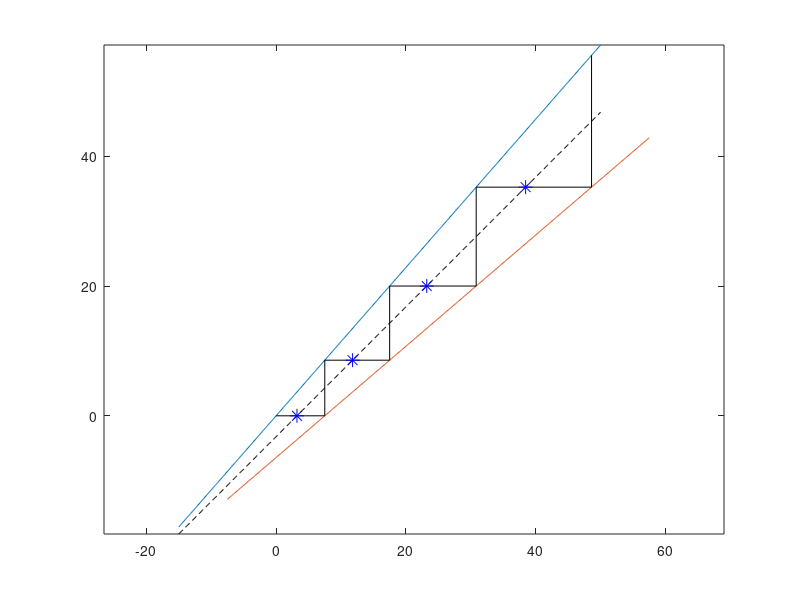

Recreate this plot in MATLAB.
% design quantization encoder and decoder for TULiP

% BR, 11/9/2012

%{
- 4/30/2013: saved some settings (uniform, 11/28, new log with b(1)=3)

%}

% note - this designs a symmetric quantizer, with bins on EITHER SIDE OF
% ZERO (origin is offset by smallest bin)

% b ^ (nBins/2) = max;


clear all;close all;clc

nBins = 8;
min = 0;
max = 100;
center = 50;
domain = max - min;

% generate bin sizes

% smallest bin set heuristically
% quantization density (see fu)
% this set via trial/error 
% (although probably a closed-form solution based on bp(1)and max)

% bp(1) = 3;rho = 0.4775    % 11/28/2012

bp(1) = 7.5;rho = 0.75   % good log?

%bp(1) = 12.5;rho = 1   % for uniform


delta = (1-rho)/(1+rho)

bp(2) = ((1+delta)/(1-delta))*bp(1);
bp(3) = (1+delta)/(1-delta)*bp(2);
bp(4) = (1+delta)/(1-delta)*bp(3);

b = cumsum(bp);

% (zero-centered bin:)
% rho = 0.87
% delta = (1-rho)/(1+rho)
% 
% b(2) = (1+delta)/(1-delta)*b(1)+b(1);
% b(3) = (1+delta)/(1-delta)*b(2)+b(2);
% b(4) = (1+delta)/(1-delta)*b(3)+b(3);

% construct bin edges
br = [ (center - [fliplr(b)]) (center + [0 b])]

%% plot
% sector bounds
lowfac = 1/(1+delta);
highfac = 1/(1-delta);

v = linspace(-2*b(1),50,500);
figure
plot(v,(1+delta)*v)
hold on
plot(v+b(1),(1-delta)*v)

plot([0 b(1)],[0 0],'k')
plot([b(1) b(1)],[0 (1+delta)*b(1)],'k')
for i = 1:(nBins/2-1)
    plot([b(i) b(i+1)],[(1+delta)*b(i) (1+delta)*b(i)],'k')
    plot([b(i+1) b(i+1)],[(1+delta)*b(i) (1+delta)*b(i+1)],'k')
end

% draw mid slope through centroids... 
% a bit funky because smallest bin has edge at zero
midSlope = -(0.5*(0 + (1+delta)*b(1)) - 0.5*((1+delta)*b(3)+(1+delta)*b(4)))/(b(4)-b(1));
yInt = -(1-delta)*b(1)/2;
midLine = yInt + midSlope.*v;
plot(v,midLine,'k--')

centers = ((1+delta)*[0 b(1:3)] - yInt)/midSlope;
plot(centers,(1+delta)*[0 b(1:3)],'b*','MarkerSize',10)

axis equal

centers = [center - [fliplr(centers)] (center + centers)]



    


